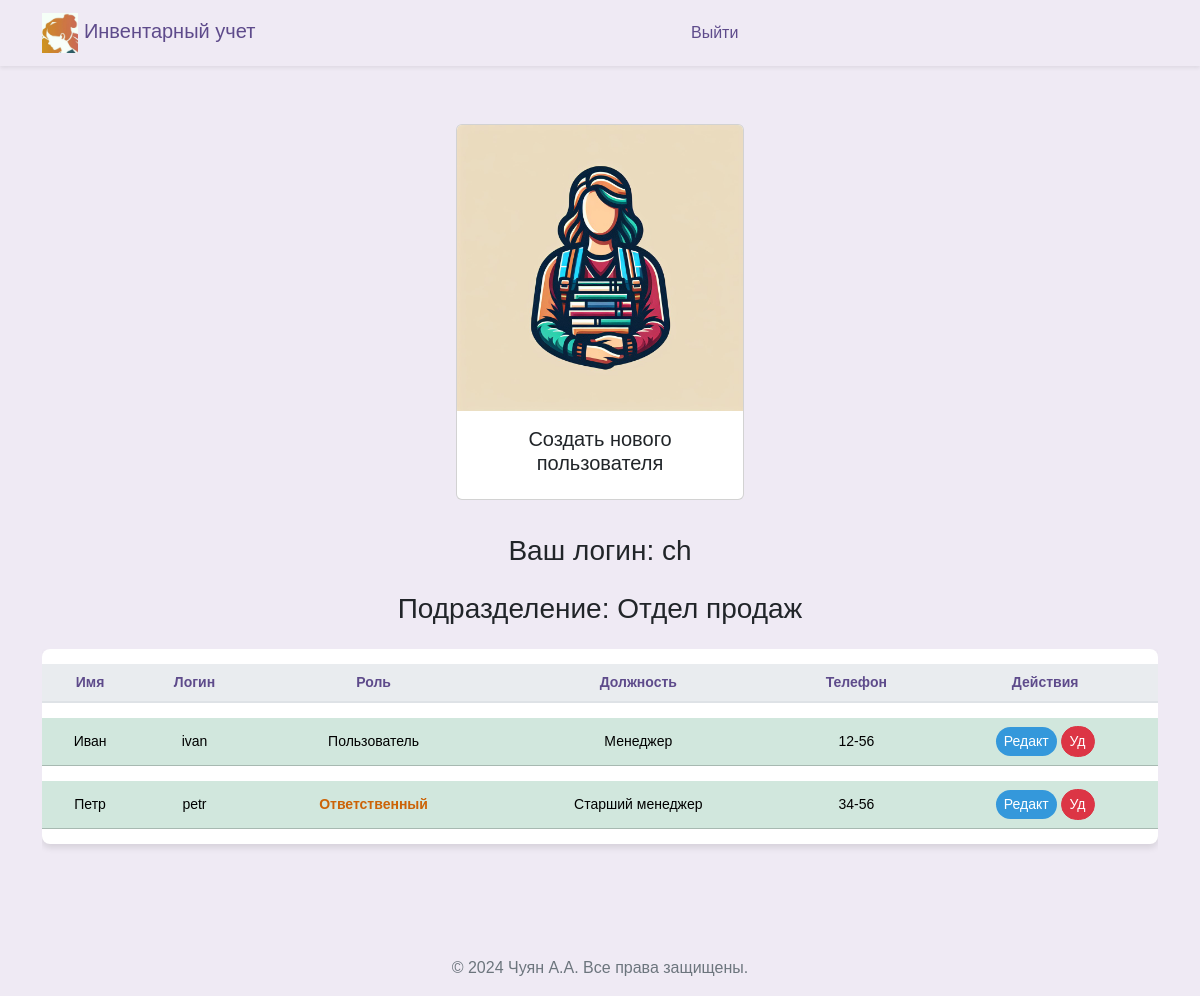
Screenshot of /workers (signed in) with the database file from the repository.
### src/database/models.py (models this page shows, shortened)
class Worker(Base):
    __tablename__ = "worker"
    id = Column(Integer, primary_key=True)
    role = Column(Enum(Role), default=Role.guest)
    fio = Column(String)
    name = Column(String, unique=True)
    password = Column(String)
    department = Column(String)
    position = Column(String)
    description = Column(String, default=None)
    conn_worker_arm = relationship(
        "Arm", back_populates="conn_arm_worker"
    )

### src/frontend/router.py (the view)
@router.get("/workers")
async def get_workers(
    request: Request,
    worker: Worker = Depends(get_worker_or_redirect),
    session: AsyncSession = Depends(get_session),
):
    data = await CRUDWorker.get_all_worker_sorted(session)
    return templates.TemplateResponse(
        "workers/index.html",
        {"request": request, "worker": worker, "data": data},
    )

### src/frontend/template/workers/index.html (shortened to what this page needs)
{% extends "base/base.html" %}
{% block content %}
<head>
</head>
<div class="d-flex justify-content-center align-items-center">
  <a class="nav-link" href="#" data-bs-toggle="modal" data-bs-target="#createWorkerModal" data-bs-workerdepartment="{{worker.department}}">
    <div class="card" style="width: 18rem; margin: 10px;">
      <img src="../frontend/assets/img/workers.jpg" class="card-img-top" alt="...">
      <div class="card-body">
        <h5 class="card-title" style="text-align: center;">Создать нового пользователя</h5>
      </div>
    </div>
  </a>
</div>
<div class="row ">
  <div class="col-12">
    <h3 class="mb-4" style="margin-bottom: 60px; text-align: center;">Ваш логин: {{ worker.name }}</h3>
    <h3 class="mb-4" style="margin-bottom: 60px; text-align: center;">Подразделение: {{ worker.department }}</h3>
    <div class="table-responsive">
      <table class="table table-hover table-shadow table-rounded ">
        <thead>
          <tr>
            <th scope="col" >Имя</th>
            <th scope="col" >Логин</th>
            <th scope="col" >Роль</th>
            <th scope="col" >Должность</th>
            <th scope="col" >Телефон</th>
            <th scope="col" >Действия</th>
          </tr>
        </thead>
        <tbody class="text-center">
          {% for worker_tuple in data %}
            {% set workers = worker_tuple %}
              {% if workers.department == worker.department and workers.role.name != "admin"%}
                <tr class="table-success " >
                  <td>{{ workers.fio }}</td>
                  <td>{{ workers.name }}</td>
                  <td>{% if workers.role.name == 'user' %}<span class="orange-bold-text">Ответственный</span>{% elif workers.role.name == 'admin' %}<span class="red-bold-text">Администратор</span> {% else %}Пользователь{% endif %}</td>
                  <td>{{ workers.position }}</td>
                  <td>{{ workers.description }}</td>
                  <td>
                    <button type="button" class="btn btn-primary btn-sm" style="background-color: #3498db; color: white;"
                      data-bs-toggle="modal"
                      data-bs-target="#updateModal"
                      data-bs-1="{{workers.fio}}"
                      data-bs-2="{{workers.name}}"
                      data-bs-3="{{workers.position}}"
                      data-bs-4="{{workers.description}}"
                      data-bs-5= "{{workers.id}}"
                      data-bs-6= "{{workers.department}}"
                      data-bs-7= "{{workers.role}}">
                      Редакт
                    </button>
                    <button type="button" class="btn btn-danger btn-sm" style="color: white;"
                      onclick="deleteWorker('{{ workers.id }}')">
                      Уд
                    </button>
                  </td>
                </tr>
                {% endif %}
          {% endfor %}
        </tbody>
      </table>
    </div>
  </div>
</div>
{% endblock %}

### src/frontend/assets/css/base.css (style rules this page uses)
body { margin: 0; font-family: 'Nunito Sans', Arial, sans-serif; background-color: #efeaf4; }
.navbar-brand, .nav-link { color: #5e4b8b !important; }
.nav-link { margin: 0 10px; border-radius: 20px; transition: background-color 0.3s, color 0.3s; }
.table { background-color: #ffffff; color: #5e4b8b; border-collapse: separate; border-spacing: 0 15px; }
.table th, .table td { border-top: none !important; vertical-align: middle; }
.table thead th { background-color: #e9ecef; color: #5e4b8b; border-bottom: 2px solid #dee2e6; }
.table .btn, .table a { color: #7e57c2; transition: color 0.3s; }
.table td { padding: .5rem; }
.table-rounded { border-radius: .5rem; overflow: hidden; }
.table-shadow { box-shadow: 0 4px 6px rgba(0, 0, 0, 0.1); }
.btn { border-radius: 20px; }
.btn-primary { background-color: #8e44b0; border: none; color: #ffffff; transition: background-color 0.3s, color 0.3s, box-shadow 0.3s; }

### src/frontend/template/workers/index.html (style rules this page uses)
table { font-family: Arial, sans-serif; }
td { font-size: 14px; }
th { text-align: center; font-size: 14px; }
.orange-bold-text { color: rgb(204, 99, 7); font-weight: bold; }

### rows the page displays
Worker: name "ch", department "Отдел продаж"
Worker: fio "Иван", name "ivan", role "Пользователь", position "Менеджер", description "12-56"
Worker: fio "Петр", name "petr", role "Ответственный", position "Старший менеджер", description "34-56"
